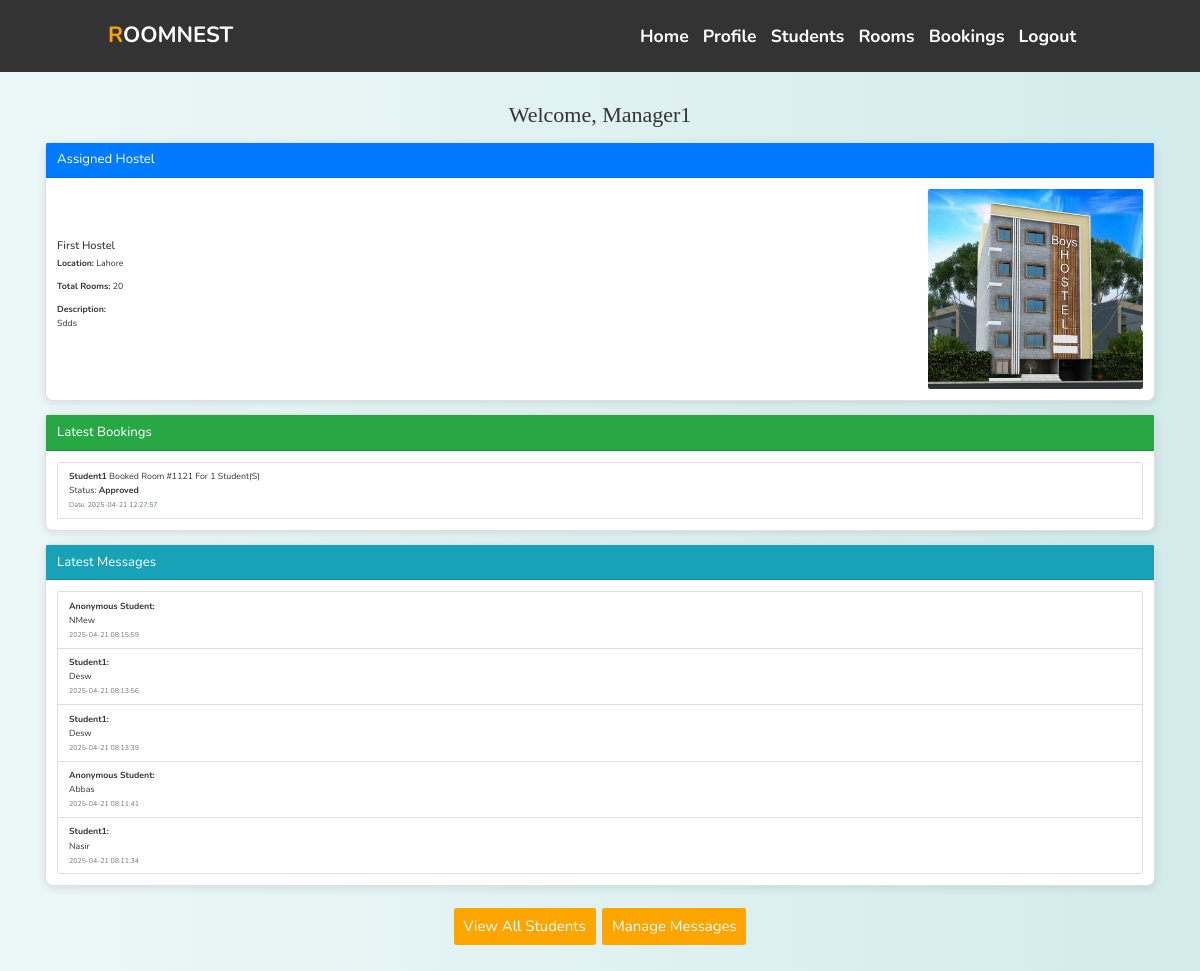
The page /manager/manager_dashboard.php (signed in) on the database its author committed.
### tables this page shows
CREATE TABLE `users` (
  `id` int(11) NOT NULL,
  `username` varchar(50) NOT NULL,
  `password` varchar(255) NOT NULL,
  `email` varchar(100) NOT NULL,
  `phone` varchar(20) NOT NULL,
  `age` int(11) DEFAULT NULL,
  `full_name` varchar(255) NOT NULL,
  `bio` text DEFAULT NULL,
  `usertype` enum('student','manager') NOT NULL
);

CREATE TABLE `hostels` (
  `hostel_id` int(11) NOT NULL,
  `image` varchar(255) DEFAULT NULL,
  `name` varchar(100) NOT NULL,
  `location` varchar(255) DEFAULT NULL,
  `latitude` varchar(50) DEFAULT NULL,
  `longitude` varchar(50) DEFAULT NULL,
  `description` text DEFAULT NULL,
  `total_rooms` int(11) DEFAULT NULL,
  `manager_id` int(11) DEFAULT NULL,
  `created_at` datetime DEFAULT current_timestamp()
);

CREATE TABLE `bookings` (
  `booking_id` int(11) NOT NULL,
  `user_id` int(11) DEFAULT NULL,
  `room_id` int(11) DEFAULT NULL,
  `number_of_students` int(11) DEFAULT 1,
  `status` enum('approved','cancelled','completed','pending') DEFAULT 'pending',
  `created_at` datetime NOT NULL DEFAULT current_timestamp()
);

CREATE TABLE `rooms` (
  `room_id` int(11) NOT NULL,
  `hostel_id` int(11) DEFAULT NULL,
  `room_number` varchar(100) DEFAULT NULL,
  `capacity` int(11) DEFAULT NULL,
  `availability` tinyint(1) DEFAULT 1,
  `rent_price` int(11) NOT NULL,
  `room_picture` varchar(255) DEFAULT NULL
);

CREATE TABLE `messages` (
  `message_id` int(11) NOT NULL,
  `hostel_id` int(11) NOT NULL,
  `student_id` int(11) DEFAULT NULL,
  `manager_id` int(11) NOT NULL,
  `message_content` text NOT NULL,
  `created_at` timestamp NOT NULL DEFAULT current_timestamp()
);

### manager/manager_dashboard.php (the view, shortened to what this page needs)
<?php
include('config.php');
$user_id = $_SESSION["id"];
$stmt = $conn->prepare("SELECT username FROM users WHERE id = ?");
$stmt->bind_param("i", $user_id);
$stmt->execute();
$stmt->bind_result($username);
$hostel_stmt = $conn->prepare("SELECT * FROM hostels WHERE manager_id = ?");
$hostel_stmt->bind_param("i", $user_id);
$hostel_stmt->execute();
$assigned_hostel = $hostel_stmt->get_result()->fetch_assoc();
$latest_bookings = [];
$latest_messages = [];
if ($assigned_hostel) {
    $hostel_id = $assigned_hostel['hostel_id'];
    $sql = "SELECT b.*, u.username, r.room_number
            FROM bookings b
            JOIN users u ON b.user_id = u.id
            JOIN rooms r ON b.room_id = r.room_id
            WHERE r.hostel_id = ?
            ORDER BY b.created_at DESC
            LIMIT 5";
    $stmt = $conn->prepare($sql);
    $stmt->bind_param("i", $hostel_id);
    $stmt->execute();
    $latest_bookings = $stmt->get_result()->fetch_all(MYSQLI_ASSOC);
    $sql = "SELECT m.*, u.username
            FROM messages m
            LEFT JOIN users u ON m.student_id = u.id
            WHERE m.hostel_id = ?
            ORDER BY m.created_at DESC
            LIMIT 5";
    $stmt = $conn->prepare($sql);
    $stmt->bind_param("i", $hostel_id);
    $stmt->execute();
    $latest_messages = $stmt->get_result()->fetch_all(MYSQLI_ASSOC);
}
?>
<!DOCTYPE html>
<html lang="en">
<head>
    <link href="https://maxcdn.bootstrapcdn.com/bootstrap/4.5.2/css/bootstrap.min.css" rel="stylesheet">
    <link rel="stylesheet" href="../css/style.css">
</head>
<body>
<?php include('navbar.php'); ?>
<div class="container mt-5 mb-5">
    <h1 class="text-center mb-4">Welcome, <?= htmlspecialchars($username) ?></h1>
    <?php if ($assigned_hostel): ?>
        <div class="card dashboard-card mb-4">
    <div class="card-header bg-primary text-white dashboard-header">Assigned Hostel</div>
    <div class="card-body">
        <div class="row align-items-center">
            <div class="col-md-8">
                <h5><?= htmlspecialchars($assigned_hostel['name']) ?></h5>
                <p><strong>Location:</strong> <?= htmlspecialchars($assigned_hostel['location']) ?></p>
                <p><strong>Total Rooms:</strong> <?= $assigned_hostel['total_rooms'] ?></p>
                <p><strong>Description:</strong><br><?= nl2br(htmlspecialchars($assigned_hostel['description'])) ?></p>
            </div>
            <?php if (!empty($assigned_hostel['image'])): ?>
                <div class="col-md-4 text-right">
                    <img src="../admin/uploads/<?= htmlspecialchars($assigned_hostel['image']) ?>" class="img-fluid rounded" style="max-height: 200px;">
                </div>
            <?php endif; ?>
        </div>
    </div>
</div>
        <div class="card dashboard-card mb-4">
            <div class="card-header bg-success text-white dashboard-header">Latest Bookings</div>
            <div class="card-body">
                <?php if ($latest_bookings): ?>
                    <ul class="list-group">
                        <?php foreach ($latest_bookings as $booking): ?>
                            <li class="list-group-item">
                                <strong><?= htmlspecialchars($booking['username']) ?></strong> booked Room #<?= htmlspecialchars($booking['room_number']) ?>
                                for <?= $booking['number_of_students'] ?> student(s)<br>
                                Status: <strong><?= ucfirst($booking['status']) ?></strong><br>
                                <small class="text-muted">Date: <?= $booking['created_at'] ?></small>
                            </li>
                        <?php endforeach; ?>
                    </ul>
                <?php else: ?>
                    <p class="text-muted">No recent bookings.</p>
                <?php endif; ?>
            </div>
        </div>
        <div class="card dashboard-card mb-4">
            <div class="card-header bg-info text-white dashboard-header">Latest Messages</div>
            <div class="card-body">
                <?php if ($latest_messages): ?>
                    <ul class="list-group">
                        <?php foreach ($latest_messages as $msg): ?>
                            <li class="list-group-item">
                                <strong><?= htmlspecialchars($msg['username'] ?? 'Anonymous Student') ?>:</strong><br>
                                <?= htmlspecialchars($msg['message_content']) ?><br>
                                <small class="text-muted"><?= $msg['created_at'] ?></small>
                            </li>
                        <?php endforeach; ?>
                    </ul>
                <?php else: ?>
                    <p class="text-muted">No messages yet.</p>
                <?php endif; ?>
            </div>
        </div>
        <div class="text-center">
            <a href="manager_students.php" class="btn btn-outline-dark mr-2">View All Students</a>
            <a href="manager_messages.php?hostel_id=<?= $hostel_id ?>" class="btn btn-outline-warning">Manage Messages</a>
        </div>
    <?php else: ?>
        <div class="alert alert-info text-center">No hostel assigned to you yet.</div>
    <?php endif; ?>
</div>
</body>
</html>

### css/style.css (style rules this page uses)
body { background: linear-gradient(90deg, rgba(233, 246, 246, 0.831), rgba(207, 233, 233, 0.9)); font-family: 'Arial', sans-serif; color: #333; line-height: 1.6; }
h1, h2, h3, h4 { text-align: center; margin-top: 30px; margin-bottom: 30px; font-family: 'Georgia', serif; }
.container { margin-bottom: 40px; }
a { color: #006666; text-decoration: none; font-weight: bold; }

### manager/style.css (style rules this page uses)
:root { --orange: #ffa500; --black: #333; }
* { font-family: 'Nunito', sans-serif; margin: 0; padding: 0; box-sizing: border-box; outline: none; border: none; text-decoration: none; text-transform: capitalize; }
html { font-size: 62.5%; overflow-x: hidden; scroll-padding-top: 6rem; scroll-behavior: smooth; }
.btn, .bttn, .buttn { display: inline-block; margin-top: 1rem; background-color: var(--orange); color: #fff; padding: .7rem 1rem; border: .2rem solid var(--orange); cursor: pointer; font-size: 1.7rem; transition: all 0.3s ease; position: relative; z-index: 1; }
.btn::before, .bttn::before, .buttn::before { content: ''; position: absolute; top: 0; left: 0; width: 100%; height: 100%; background: rgba(255, 165, 0, 0); border-radius: 5px; transition: all 0.3s ease; transform: scale(1.1) rotate(0deg); transform-origin: center; z-index: -1; }
@media (max-width:1200px) { html { font-size: 55%; } }

### manager/manager_dashboard.php (style rules this page uses)
.dashboard-card { box-shadow: 0 2px 10px rgba(0,0,0,0.1); border-radius: 8px; }
.dashboard-header { font-size: 1.5rem; }
.card-body img { border-radius: 10px; }

### rows shown on the page
users: username "Manager1"
hostels: name "First Hostel", location "Lahore", total_rooms "20", description "Sdds", image (picture)
bookings: user.username "Student1", room.room_number "1121", number_of_students "1", status "Approved", created_at "2025-04-21 12:27:57"
messages: username "Anonymous Student", message_content "NMew", created_at "2025-04-21 08:15:59"
messages: student.username "Student1", message_content "Desw", created_at "2025-04-21 08:13:56"
messages: student.username "Student1", message_content "Desw", created_at "2025-04-21 08:13:39"
messages: username "Anonymous Student", message_content "Abbas", created_at "2025-04-21 08:11:41"
messages: student.username "Student1", message_content "Nasir", created_at "2025-04-21 08:11:34"
